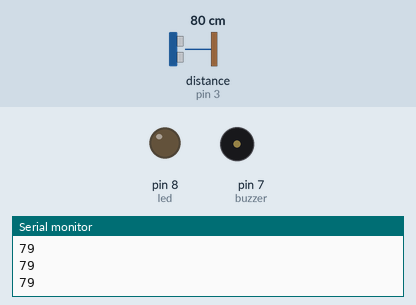
Recording of a sketch running on a simulated Arduino Uno, built with avr-gcc and run on an emulated ATmega328P. Parts: output pins drawn as LEDs (lit = HIGH), buzzer (waves = sounding), the last lines printed to the serial monitor. Wiring (inferred from the names in the program): ultrasonic range finder: trigger pin 2; echo pin 3. The test bench sets the inputs (shaded band); at power-on: distance to the obstacle (sensor on pin 3) 80 cm. The echo pulse lasts 58.3 µs per cm; pins used as bus, display or sensor lines are not drawn.

Above: at 1.3 s.
1.4 s: distance to the obstacle (sensor on pin 3) set to 86 cm
2.9 s: distance to the obstacle (sensor on pin 3) set to 97 cm
At 3.4 s:
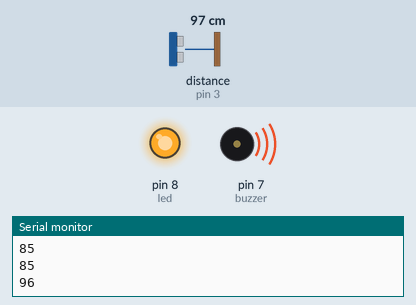
4.5 s: distance to the obstacle (sensor on pin 3) set to 2 cm
At 5.5 s:
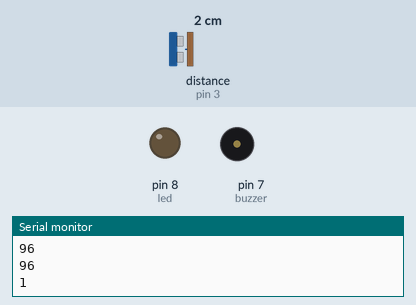
6.6 s: distance to the obstacle (sensor on pin 3) set to 93 cm
At 6.9 s:
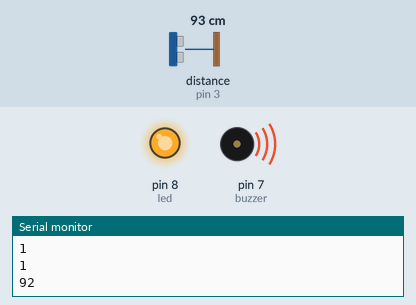
Timing chart, 0 to 9.1 s (numbered marks = the images above; inputs shaded):
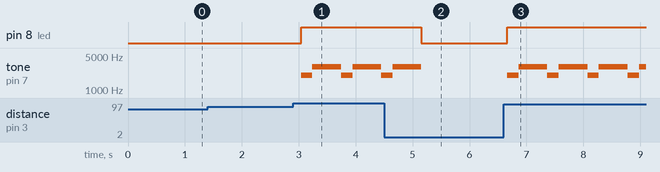

Measured:
- the behaviour switches between 91 and 92 cm on distance to the obstacle (sensor on pin 3) (found by bisection; images 0 and 1)
- after the input at 2.9 s, pin 8 (led): LOW → HIGH after 0.14 s; tone on pin 7 (buzzer): alternates 3000 Hz for 0.51 s and 2000 Hz for 0.20 s, starting after 0.14 s
- after the input at 4.5 s, pin 8 (led): HIGH → LOW after 0.65 s
- after the input at 6.6 s, pin 8 (led): LOW → HIGH after 0.06 s; tone on pin 7 (buzzer): alternates 3000 Hz for 0.51 s and 2000 Hz for 0.20 s, starting after 0.06 s

The sketch:

sensor.ino
```cpp
// C++ code

int trig = 2;
int echo = 3;
int led = 8;
int buzzer = 7;

void setup()
{
  Serial.begin(9600);
  pinMode(trig, OUTPUT);
  pinMode(echo, INPUT);
  pinMode(led, OUTPUT);
  pinMode(buzzer, OUTPUT);
}

void loop()
{
  digitalWrite(trig, LOW);
  delayMicroseconds(2);
  digitalWrite(trig, HIGH);
  delayMicroseconds(10);
  digitalWrite(trig, LOW);

  int duracao = pulseIn(echo, HIGH);
  int distancia = (duracao/2) / 29.1;
  Serial.println(distancia);
  if (distancia >90 and distancia <=100){
  	 digitalWrite(led, HIGH);
    tone(7, 2000);
      delay(200);
    tone(7, 3000);
   delay(500);
  }
  else{
   digitalWrite(led, LOW);
    noTone(7);
   delay(500);
  }
}
```
